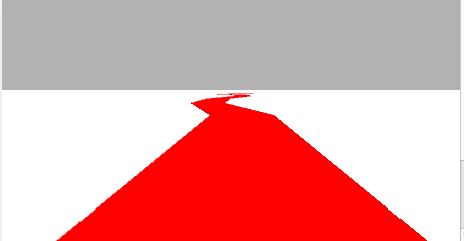
#> input picture robot_line_following/robot_line_following/red_line.png, 464 x 241 px, found by its file name
$ python image_process.py
#> lines starting #> are read from the running program, lines starting #| are printed output that depends on the picture; after the words box and inside, x2 and y2 are one past the last pixel; in counts of white or black regions, pixels touching at a corner belong together
import cv2
import matplotlib.pyplot as plt
import numpy as np

# import os
# print("Current Working Directory:", os.getcwd())

def display_img(img, cmap=None):
    fig = plt.figure(figsize=(12, 10))
    ax = fig.add_subplot(111)
    ax.imshow(img, cmap)
    plt.show()

# Load image
path_file = '/home/dkae/Workspaces/ros2_py_ws/src/robot_line_following/robot_line_following/red_line.png'
image = cv2.imread(path_file, 0) # Load image as a grayscale, add 0 to it!!
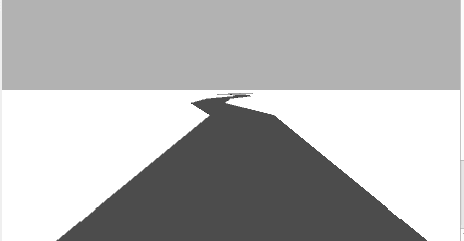
#> image: shape (241, 464); min 53, max 255, mean 181.1
if image is None:
    print("Failed to load the image. Please check the file path.")
else:
    display_img(image, cmap='gray')

ret,binary_image = cv2.threshold(image,127,255,cv2.THRESH_BINARY)
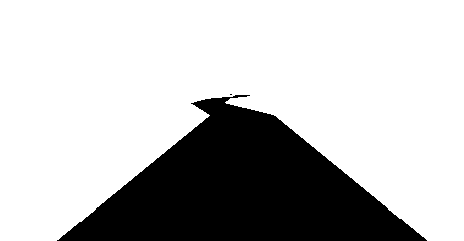
#> binary_image: shape (241, 464); 74.9% white; 2 black regions (1 under 20 px), largest, box (x1, y1, x2, y2) and area: (57, 95, 427, 241) 28103
display_img(binary_image,cmap='gray')

# Cut a region of interest (ROI), here we want the bottom quarter
height, width = binary_image.shape
#> height = 241; width = 464
roi_start = int(height * 0.75)  # Start at 75% of the height to get the bottom quarter
#> roi_start = 180
roi = binary_image[roi_start:height, 0:width]
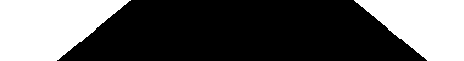
#> roi: shape (61, 464); 36.1% white; 2 white regions, box (x1, y1, x2, y2) and area: (0, 0, 131, 61) 5742, (354, 0, 464, 61) 4488

# Detect edges within the ROI
edges = cv2.Canny(roi, 50, 150)
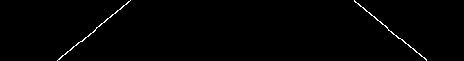
#> edges: shape (61, 464); 0.84% white in thin lines or dots, all inside (x1, y1, x2, y2) = (57, 0, 427, 61)

# Find the points that define the left and right edges of the red line
# Assuming that the line is vertical, we look for the first and last non-zero columns
non_zero_columns = np.nonzero(edges)[1]
#> non_zero_columns = 238 values, max 426 at index 235, min 57 at index 236, mean 241.8
if non_zero_columns.size:
    left_edge = np.min(non_zero_columns)
#> left_edge = 57
    right_edge = np.max(non_zero_columns)
#> right_edge = 426

    # Create two points for the left and right edge at the middle Y-coordinate of the ROI
    middle_y = roi_start + (roi.shape[0] // 2)
#> middle_y = 210
    left_point = (left_edge, middle_y)
#> left_point = (57, 210)
    right_point = (right_edge, middle_y)
#> right_point = (426, 210)

    # Calculate the middle point between the left and right edges
    middle_point = ((left_point[0] + right_point[0]) // 2, middle_y)
#> middle_point = (241, 210)

    # Draw the points and the middle point on the original image for visualization
    cv2.circle(image, left_point, radius=5, color=(0, 255, 0), thickness=-1)
#> image: shape (241, 464); 0.07% of pixels changed, all inside (x1, y1, x2, y2) = (52, 205, 63, 216)
    cv2.circle(image, right_point, radius=5, color=(0, 255, 0), thickness=-1)
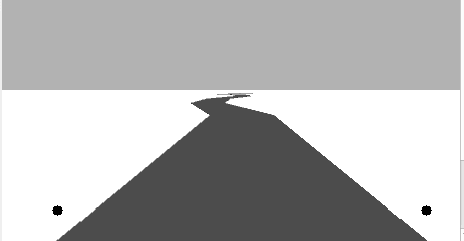
#> image: shape (241, 464); min 0, max 255, mean 180.8
    cv2.circle(image, middle_point, radius=5, color=(0, 0, 255), thickness=-1)
#> image: shape (241, 464); 0.07% of pixels changed, all inside (x1, y1, x2, y2) = (236, 205, 247, 216)

    # Display the result
    cv2.imshow('Edges', edges)
    cv2.imshow('Result', image)
    cv2.waitKey(0)
    cv2.destroyAllWindows()

else:
    print("No edges were found in the ROI.")
